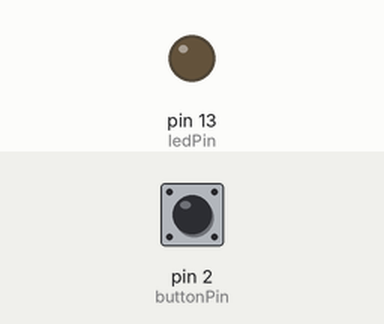
A sketch run on a simulated Arduino Uno, built with avr-gcc and run on an emulated ATmega328P. Shown: output pins drawn as LEDs (lit = HIGH). The inputs (shaded band) are chosen by the test bench; at power-on: pin 2 (buttonPin) HIGH.

Above: at 1.2 s.
1.3 s: pin 2 (buttonPin) pulled LOW for 0.15 s
At 2.5 s:
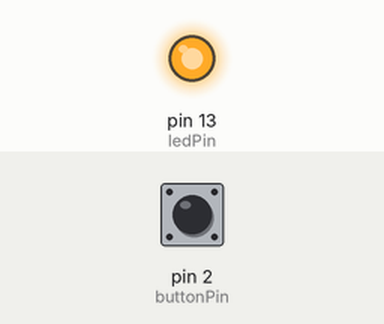
2.9 s: pin 2 (buttonPin) pulled LOW for 1 s
At 3.8 s:
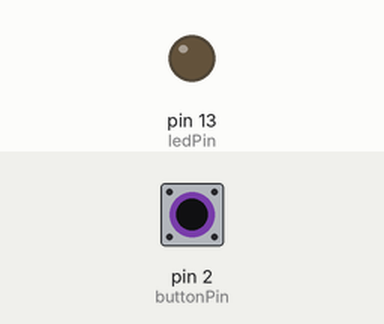
5.4 s: pin 2 (buttonPin) pulled LOW for 3.2 s
At 5.7 s:
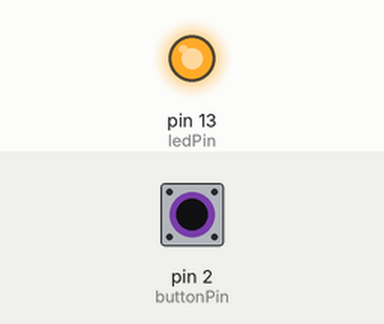
Timing chart, 0 to 8.4 s (numbered marks = the images above; inputs shaded):
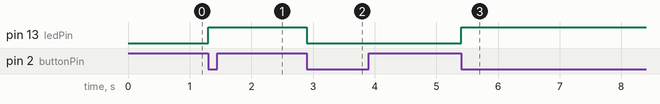

Measured:
- after the input at 1.3 s, pin 13 (ledPin): LOW → HIGH at once
- after the input at 2.9 s, pin 13 (ledPin): HIGH → LOW at once
- after the input at 5.4 s, pin 13 (ledPin): LOW → HIGH at once

The sketch:

AVR_3.ino
```cpp
#include <avr/io.h>
#include <avr/interrupt.h>

void setup_timer1_ctc() {
    // Set CTC mode
    TCCR1B |= (1 << WGM12);

    // Set compare value for 1Hz (1 second)
    OCR1A = 15625;

    // Enable Timer1 Compare Match A interrupt
    TIMSK1 |= (1 << OCIE1A);

    // Set prescaler to 1024
    TCCR1B |= (1 << CS12) | (1 << CS10);
}

int main(void) {
    // Set PB5 (pin 13) as output
    DDRB |= (1 << DDB5);

    // Setup Timer1
    setup_timer1_ctc();

    // Enable global interrupts
    sei();

    while (1) {
        // Main loop does nothing, LED toggling is handled in ISR
    }
}

// Interrupt Service Routine for Timer1 Compare Match A
ISR(TIMER1_COMPA_vect) {
    PORTB ^= (1 << PORTB5); // Toggle LED
}
```

AVR_1.1.ino
```cpp
const int buttonPin = 2;   // INT0
const int ledPin = 13;     // Built-in LED
volatile bool ledState = false;

void setup() {
  pinMode(ledPin, OUTPUT);
  pinMode(buttonPin, INPUT_PULLUP);  // Button active LOW
  attachInterrupt(digitalPinToInterrupt(buttonPin), toggleLED, FALLING);
}

void loop() {
  // Nothing here — LED toggling is handled by interrupt
}

void toggleLED() {
  ledState = !ledState;
  digitalWrite(ledPin, ledState);
}
```
